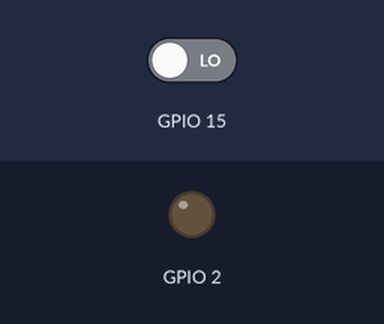
Recording of a sketch running on a simulated ESP32. On the bench: output pins drawn as LEDs (lit = HIGH). Dashed ring = blinking. The test bench sets the inputs (shaded band); at power-on: GPIO 15 LOW. What the sketch prints to the serial monitor is not drawn.

Above: at 1.2 s.
1.3 s: GPIO 15 driven HIGH
At 1.7 s:
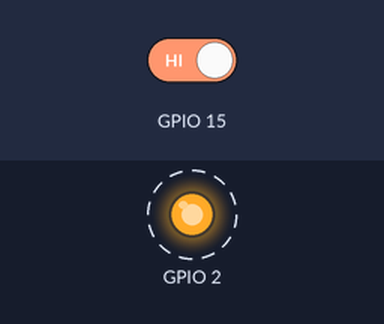
4.3 s: GPIO 15 driven LOW
At 4.8 s:
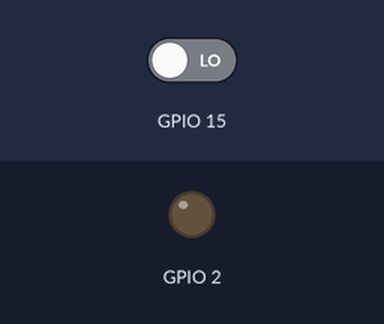
Timing chart, 0 to 7.3 s (numbered marks = the images above; inputs shaded):
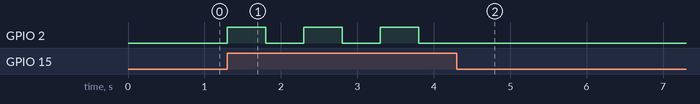

Measured:
- after the input at 1.3 s, GPIO 2: alternates HIGH for 0.50 s and LOW for 0.50 s, starting at once
- after the input at 4.3 s, GPIO 2: stops changing and stays LOW

The sketch:

Project_10_Touch_Control_LED.ino
```cpp
//**********************************************************************************
/*
 * 名称   : Touch_Control_LED
 * 功能   : 电容触摸传感器控制LED
 * 作者   : http://www.keyes-robot.com/
*/
byte item = 0;

void setup() {
  Serial.begin(115200); //设置串口波特率为115200
  pinMode(15, INPUT);  //电容触摸传感器连接GPIO15上，并设置为输入模式
  pinMode(2, OUTPUT);  //将LED连接到GPIO2上，并设置为输出模式
}

void loop() {
  item = digitalRead(15);  //读取电容触摸传感器输出的数字信号
  Serial.println(item);  //串口打印电容触摸传感器输出的数字信号
  if (item == 1) {  //感应区感应到触摸时，输出高电平
    digitalWrite(2, HIGH);  //打开LED
    delay(500);  //延迟 500ms
    digitalWrite(2, LOW);  //关闭LED
    delay(500);  //延迟 500ms
  } else {  //感应区未感应到触摸时，输出低电平
    digitalWrite(2, LOW);  //关闭LED
  }
}
//**********************************************************************************
```
